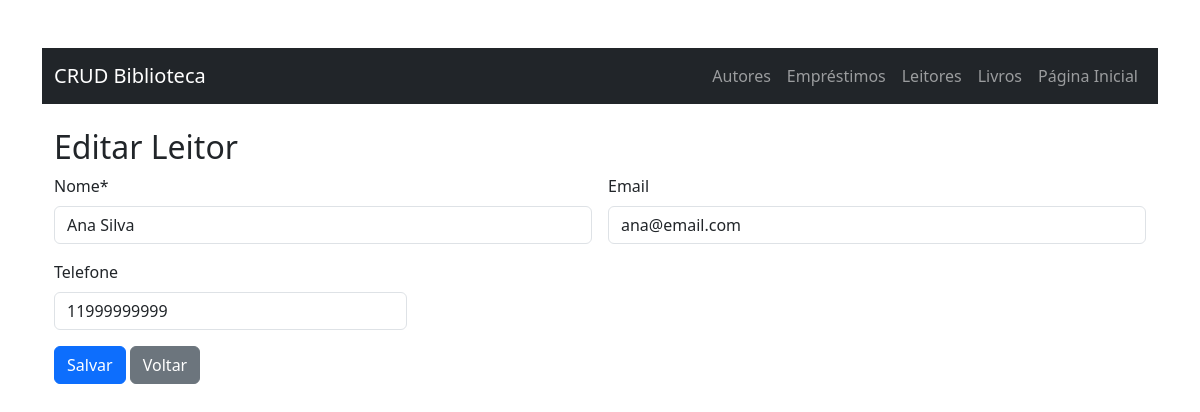
Page /public/leitores/update.php?id=1 on the committed database.
### tables this page shows
CREATE TABLE leitores (
    id_leitor INT AUTO_INCREMENT PRIMARY KEY,
    nome VARCHAR(100) NOT NULL,
    email VARCHAR(100) UNIQUE,
    telefone VARCHAR(20)
);

### public/leitores/update.php (the view, shortened to what this page needs)
<?php
include '../../include/header.php';
include '../../include/db.php';
$id=intval($_GET['id']??0);
$leitor=$pdo->prepare("SELECT * FROM leitores WHERE id_leitor=?");
$leitor->execute([$id]); $leitor=$leitor->fetch(); if(!$leitor) die('Leitor não encontrado');
?>
<!DOCTYPE html><html lang="pt-br"><head>
<link href="https://cdn.jsdelivr.net/npm/bootstrap@5.3.1/dist/css/bootstrap.min.css" rel="stylesheet">
</head><body class="container mt-5">
  <h2>Editar Leitor</h2>
  <form method="post" class="row g-3">
    <div class="col-md-6"><label class="form-label">Nome*</label><input name="nome" class="form-control" value="<?= htmlspecialchars($leitor['nome']) ?>" required></div>
    <div class="col-md-6"><label class="form-label">Email</label><input name="email" type="email" class="form-control" value="<?= htmlspecialchars($leitor['email']) ?>"></div>
    <div class="col-md-4"><label class="form-label">Telefone</label><input name="telefone" class="form-control" value="<?= htmlspecialchars($leitor['telefone']) ?>"></div>
    <div class="col-12"><button class="btn btn-primary">Salvar</button> <a href="read.php" class="btn btn-secondary">Voltar</a></div>
  </form>
</body></html>

### rows in the picture
leitores: nome "Ana Silva", email "ana@email.com", telefone "11999999999"
